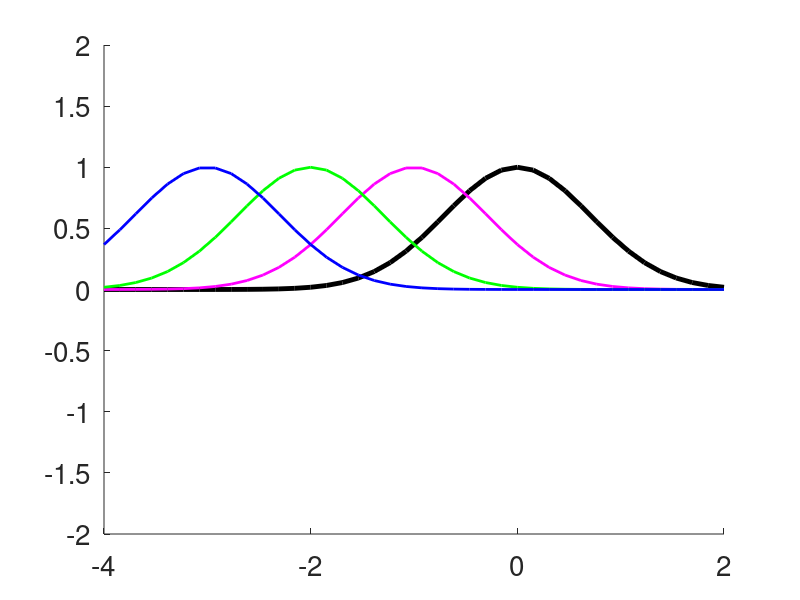

Recreate this plot in MATLAB. (Note: this script raises an error after producing the figure.)
% AMATH 353 HW 2
% Figure 1
x = linspace(-4,2,40);
T0 = exp(-(x+0).^2);
T1 = exp(-(x+1).^2);
T2 = exp(-(x+2).^2);
T3 = exp(-(x+3).^2);

figure(2);
hold on;
p1 = plot(x,T0,'Color',[0 0 0],'LineStyle','-','LineWidth',3.5);
p2 = plot(x,T1,'Color',[1 0 1],'LineStyle','-','LineWidth',2);
p3 = plot(x,T2,'Color',[0 1 0],'LineStyle','-','LineWidth',2);
p4 = plot(x,T3,'Color',[0 0 1],'LineStyle','-','LineWidth',2);
hold off;
xlim([-4 2]); % adjust the domain
ylim([-2 2]); % adjust the range
xticks(-6:2:6); % adjust the x tick marks
yticks(-2:0.5:2); % adjust the y ticks marks
set(gca,'FontSize',20);
xlabel('$x$','Interpreter','latex',FontSize=25)
ylabel('$u$','Interpreter','latex',FontSize=25)
title('Figure 1, Graph of $u(x,t)=e^{-(x+t)^2}$ \\ at specific time intervals','Interpreter','latex','FontSize',35)
legend([p1 p2 p3 p4],{'t=0','t=1','t=2','t=3'},'Location','SouthWest','FontSize',20,'Interpreter','latex');
grid on;
box on;

%% Figure 2
x = -10:0.1:10; t=0:0.3:6;
[X, T] = meshgrid(x,t);
u = exp(-(X+T).^2);
pcolor(x, t, u)
xlabel('$x$','Interpreter','latex',FontSize=25)
ylabel('$t$','Interpreter','latex',FontSize=25)
zlabel('$u(x,t)$','Interpreter','latex',FontSize=25)
title('Figure 2, xt-diagram plot of $u(x,t)= e^{-(x+t)^2}$','Interpreter','latex','FontSize',35)
grid on;
box on;

%% Figure 3 3D graph
x = -10:0.1:10; t=0:0.3:6;
[X, T] = meshgrid(x,t);
u = (T.^(-1)).*exp(-(X-T).^2);
surf(x, t, u)
xlabel('$x$','Interpreter','latex',FontSize=25)
ylabel('$t$','Interpreter','latex',FontSize=25)
zlabel('$u(x,t)$','Interpreter','latex',FontSize=25)
title('Figure 3, 3D Graph of $u(x,t)= \frac{1}{t}e^{-(x-t)^2}$','Interpreter','latex','FontSize',35)
grid on;
box on;


